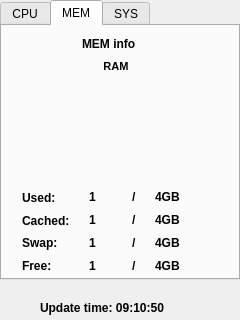
<?xml version="1.0" encoding="UTF-8"?>
<ui version="4.0">
 <class>view</class>
 <widget class="QWidget" name="view">
  <property name="geometry">
   <rect>
    <x>0</x>
    <y>0</y>
    <width>240</width>
    <height>320</height>
   </rect>
  </property>
  <property name="windowTitle">
   <string>Form</string>
  </property>
  <widget class="QTabWidget" name="tabWidget">
   <property name="geometry">
    <rect>
     <x>0</x>
     <y>0</y>
     <width>240</width>
     <height>280</height>
    </rect>
   </property>
   <property name="currentIndex">
    <number>1</number>
   </property>
   <widget class="QWidget" name="tab_cpu">
    <property name="baseSize">
     <size>
      <width>0</width>
      <height>0</height>
     </size>
    </property>
    <attribute name="title">
     <string>CPU</string>
    </attribute>
    <widget class="QLabel" name="header_tab_label">
     <property name="geometry">
      <rect>
       <x>80</x>
       <y>10</y>
       <width>90</width>
       <height>16</height>
      </rect>
     </property>
     <property name="font">
      <font>
       <weight>75</weight>
       <bold>true</bold>
      </font>
     </property>
     <property name="text">
      <string>CPU info</string>
     </property>
    </widget>
    <widget class="QWidget" name="layoutWidget">
     <property name="geometry">
      <rect>
       <x>10</x>
       <y>40</y>
       <width>93</width>
       <height>119</height>
      </rect>
     </property>
     <layout class="QVBoxLayout" name="verticalLayout">
      <item>
       <widget class="QLabel" name="label">
        <property name="minimumSize">
         <size>
          <width>91</width>
          <height>20</height>
         </size>
        </property>
        <property name="maximumSize">
         <size>
          <width>91</width>
          <height>20</height>
         </size>
        </property>
        <property name="font">
         <font>
          <pointsize>11</pointsize>
          <weight>75</weight>
          <bold>true</bold>
         </font>
        </property>
        <property name="text">
         <string>CPU usage</string>
        </property>
        <property name="alignment">
         <set>Qt::AlignCenter</set>
        </property>
       </widget>
      </item>
      <item>
       <widget class="QWidget" name="cpu_usage_custom" native="true">
        <property name="minimumSize">
         <size>
          <width>91</width>
          <height>91</height>
         </size>
        </property>
        <property name="maximumSize">
         <size>
          <width>91</width>
          <height>91</height>
         </size>
        </property>
       </widget>
      </item>
     </layout>
    </widget>
    <widget class="QWidget" name="layoutWidget_2">
     <property name="geometry">
      <rect>
       <x>120</x>
       <y>40</y>
       <width>93</width>
       <height>119</height>
      </rect>
     </property>
     <layout class="QVBoxLayout" name="verticalLayout_2">
      <item>
       <widget class="QLabel" name="label_2">
        <property name="minimumSize">
         <size>
          <width>91</width>
          <height>20</height>
         </size>
        </property>
        <property name="maximumSize">
         <size>
          <width>91</width>
          <height>20</height>
         </size>
        </property>
        <property name="font">
         <font>
          <pointsize>11</pointsize>
          <weight>75</weight>
          <bold>true</bold>
         </font>
        </property>
        <property name="text">
         <string>CPU temp</string>
        </property>
        <property name="alignment">
         <set>Qt::AlignCenter</set>
        </property>
       </widget>
      </item>
      <item>
       <widget class="QWidget" name="cpu_temperature_custom" native="true">
        <property name="minimumSize">
         <size>
          <width>91</width>
          <height>91</height>
         </size>
        </property>
        <property name="maximumSize">
         <size>
          <width>91</width>
          <height>91</height>
         </size>
        </property>
       </widget>
      </item>
     </layout>
    </widget>
    <widget class="QWidget" name="layoutWidget">
     <property name="geometry">
      <rect>
       <x>30</x>
       <y>172</y>
       <width>82</width>
       <height>40</height>
      </rect>
     </property>
     <layout class="QVBoxLayout" name="verticalLayout_8">
      <item>
       <widget class="QLabel" name="cpu_freq_label">
        <property name="minimumSize">
         <size>
          <width>80</width>
          <height>16</height>
         </size>
        </property>
        <property name="maximumSize">
         <size>
          <width>80</width>
          <height>16</height>
         </size>
        </property>
        <property name="font">
         <font>
          <weight>75</weight>
          <bold>true</bold>
         </font>
        </property>
        <property name="text">
         <string>CPU freq:</string>
        </property>
       </widget>
      </item>
      <item>
       <widget class="QLabel" name="cpu_load_label">
        <property name="minimumSize">
         <size>
          <width>80</width>
          <height>16</height>
         </size>
        </property>
        <property name="maximumSize">
         <size>
          <width>80</width>
          <height>16</height>
         </size>
        </property>
        <property name="font">
         <font>
          <weight>75</weight>
          <bold>true</bold>
         </font>
        </property>
        <property name="text">
         <string>CPU load:</string>
        </property>
       </widget>
      </item>
     </layout>
    </widget>
    <widget class="QWidget" name="layoutWidget">
     <property name="geometry">
      <rect>
       <x>120</x>
       <y>172</y>
       <width>62</width>
       <height>41</height>
      </rect>
     </property>
     <layout class="QVBoxLayout" name="verticalLayout_9">
      <item>
       <widget class="QLabel" name="cpu_freq_label_value">
        <property name="minimumSize">
         <size>
          <width>60</width>
          <height>16</height>
         </size>
        </property>
        <property name="maximumSize">
         <size>
          <width>60</width>
          <height>16</height>
         </size>
        </property>
        <property name="font">
         <font>
          <weight>75</weight>
          <bold>true</bold>
         </font>
        </property>
        <property name="text">
         <string>10 Ghz</string>
        </property>
       </widget>
      </item>
      <item>
       <widget class="QLabel" name="cpu_load_label_value">
        <property name="font">
         <font>
          <weight>75</weight>
          <bold>true</bold>
         </font>
        </property>
        <property name="text">
         <string>2.2</string>
        </property>
       </widget>
      </item>
     </layout>
    </widget>
   </widget>
   <widget class="QWidget" name="tab_mem">
    <attribute name="title">
     <string>MEM</string>
    </attribute>
    <widget class="QLabel" name="header_tab_label_2">
     <property name="geometry">
      <rect>
       <x>80</x>
       <y>10</y>
       <width>90</width>
       <height>16</height>
      </rect>
     </property>
     <property name="font">
      <font>
       <weight>75</weight>
       <bold>true</bold>
      </font>
     </property>
     <property name="text">
      <string>MEM info</string>
     </property>
    </widget>
    <widget class="QWidget" name="layoutWidget_5">
     <property name="geometry">
      <rect>
       <x>70</x>
       <y>30</y>
       <width>93</width>
       <height>119</height>
      </rect>
     </property>
     <layout class="QVBoxLayout" name="verticalLayout_3">
      <item>
       <widget class="QLabel" name="label_3">
        <property name="minimumSize">
         <size>
          <width>91</width>
          <height>20</height>
         </size>
        </property>
        <property name="maximumSize">
         <size>
          <width>91</width>
          <height>20</height>
         </size>
        </property>
        <property name="font">
         <font>
          <pointsize>8</pointsize>
          <weight>75</weight>
          <bold>true</bold>
         </font>
        </property>
        <property name="text">
         <string>RAM </string>
        </property>
        <property name="alignment">
         <set>Qt::AlignCenter</set>
        </property>
       </widget>
      </item>
      <item>
       <widget class="QWidget" name="ram_custom" native="true">
        <property name="minimumSize">
         <size>
          <width>91</width>
          <height>91</height>
         </size>
        </property>
        <property name="maximumSize">
         <size>
          <width>91</width>
          <height>91</height>
         </size>
        </property>
       </widget>
      </item>
     </layout>
    </widget>
    <widget class="QWidget" name="layoutWidget_6">
     <property name="geometry">
      <rect>
       <x>20</x>
       <y>160</y>
       <width>58</width>
       <height>91</height>
      </rect>
     </property>
     <layout class="QVBoxLayout" name="verticalLayout_5">
      <property name="spacing">
       <number>0</number>
      </property>
      <item>
       <widget class="QLabel" name="header_tab_label_3">
        <property name="font">
         <font>
          <weight>75</weight>
          <bold>true</bold>
         </font>
        </property>
        <property name="text">
         <string>Used: </string>
        </property>
       </widget>
      </item>
      <item>
       <widget class="QLabel" name="header_tab_label_4">
        <property name="font">
         <font>
          <weight>75</weight>
          <bold>true</bold>
         </font>
        </property>
        <property name="text">
         <string>Cached:</string>
        </property>
       </widget>
      </item>
      <item>
       <widget class="QLabel" name="header_tab_label_7">
        <property name="font">
         <font>
          <weight>75</weight>
          <bold>true</bold>
         </font>
        </property>
        <property name="text">
         <string>Swap:</string>
        </property>
       </widget>
      </item>
      <item>
       <widget class="QLabel" name="header_tab_label_5">
        <property name="font">
         <font>
          <weight>75</weight>
          <bold>true</bold>
         </font>
        </property>
        <property name="text">
         <string>Free:</string>
        </property>
       </widget>
      </item>
     </layout>
    </widget>
    <widget class="QWidget" name="layoutWidget_7">
     <property name="geometry">
      <rect>
       <x>80</x>
       <y>160</y>
       <width>131</width>
       <height>90</height>
      </rect>
     </property>
     <layout class="QVBoxLayout" name="verticalLayout_4" stretch="0,0,0,0">
      <property name="spacing">
       <number>4</number>
      </property>
      <property name="sizeConstraint">
       <enum>QLayout::SetDefaultConstraint</enum>
      </property>
      <item>
       <layout class="QHBoxLayout" name="ram_used_layout">
        <property name="spacing">
         <number>6</number>
        </property>
        <item>
         <widget class="QLabel" name="ram_used">
          <property name="minimumSize">
           <size>
            <width>30</width>
            <height>17</height>
           </size>
          </property>
          <property name="maximumSize">
           <size>
            <width>30</width>
            <height>17</height>
           </size>
          </property>
          <property name="font">
           <font>
            <weight>75</weight>
            <bold>true</bold>
           </font>
          </property>
          <property name="text">
           <string>1</string>
          </property>
         </widget>
        </item>
        <item>
         <widget class="QLabel" name="ram_used_slash">
          <property name="minimumSize">
           <size>
            <width>10</width>
            <height>17</height>
           </size>
          </property>
          <property name="maximumSize">
           <size>
            <width>10</width>
            <height>17</height>
           </size>
          </property>
          <property name="font">
           <font>
            <weight>75</weight>
            <bold>true</bold>
           </font>
          </property>
          <property name="text">
           <string>/</string>
          </property>
         </widget>
        </item>
        <item>
         <widget class="QLabel" name="ram_used_total">
          <property name="minimumSize">
           <size>
            <width>50</width>
            <height>17</height>
           </size>
          </property>
          <property name="maximumSize">
           <size>
            <width>50</width>
            <height>17</height>
           </size>
          </property>
          <property name="font">
           <font>
            <weight>75</weight>
            <bold>true</bold>
           </font>
          </property>
          <property name="text">
           <string>4GB</string>
          </property>
          <property name="wordWrap">
           <bool>false</bool>
          </property>
         </widget>
        </item>
       </layout>
      </item>
      <item>
       <layout class="QHBoxLayout" name="ram_cached_layout">
        <property name="spacing">
         <number>6</number>
        </property>
        <item>
         <widget class="QLabel" name="ram_cached">
          <property name="minimumSize">
           <size>
            <width>30</width>
            <height>17</height>
           </size>
          </property>
          <property name="maximumSize">
           <size>
            <width>30</width>
            <height>17</height>
           </size>
          </property>
          <property name="font">
           <font>
            <weight>75</weight>
            <bold>true</bold>
           </font>
          </property>
          <property name="text">
           <string>1</string>
          </property>
         </widget>
        </item>
        <item>
         <widget class="QLabel" name="ram_cached_slash">
          <property name="minimumSize">
           <size>
            <width>10</width>
            <height>17</height>
           </size>
          </property>
          <property name="maximumSize">
           <size>
            <width>10</width>
            <height>17</height>
           </size>
          </property>
          <property name="font">
           <font>
            <weight>75</weight>
            <bold>true</bold>
           </font>
          </property>
          <property name="text">
           <string>/</string>
          </property>
         </widget>
        </item>
        <item>
         <widget class="QLabel" name="ram_cached_total">
          <property name="minimumSize">
           <size>
            <width>50</width>
            <height>17</height>
           </size>
          </property>
          <property name="maximumSize">
           <size>
            <width>50</width>
            <height>17</height>
           </size>
          </property>
          <property name="font">
           <font>
            <weight>75</weight>
            <bold>true</bold>
           </font>
          </property>
          <property name="text">
           <string>4GB</string>
          </property>
         </widget>
        </item>
       </layout>
      </item>
      <item>
       <layout class="QHBoxLayout" name="ram_swap_layout">
        <property name="spacing">
         <number>6</number>
        </property>
        <item>
         <widget class="QLabel" name="ram_swap">
          <property name="minimumSize">
           <size>
            <width>30</width>
            <height>17</height>
           </size>
          </property>
          <property name="maximumSize">
           <size>
            <width>30</width>
            <height>17</height>
           </size>
          </property>
          <property name="font">
           <font>
            <weight>75</weight>
            <bold>true</bold>
           </font>
          </property>
          <property name="text">
           <string>1</string>
          </property>
         </widget>
        </item>
        <item>
         <widget class="QLabel" name="ram_swap_slash">
          <property name="minimumSize">
           <size>
            <width>10</width>
            <height>17</height>
           </size>
          </property>
          <property name="maximumSize">
           <size>
            <width>10</width>
            <height>17</height>
           </size>
          </property>
          <property name="font">
           <font>
            <weight>75</weight>
            <bold>true</bold>
           </font>
          </property>
          <property name="text">
           <string>/</string>
          </property>
         </widget>
        </item>
        <item>
         <widget class="QLabel" name="ram_swap_total">
          <property name="minimumSize">
           <size>
            <width>50</width>
            <height>17</height>
           </size>
          </property>
          <property name="maximumSize">
           <size>
            <width>50</width>
            <height>17</height>
           </size>
          </property>
          <property name="font">
           <font>
            <weight>75</weight>
            <bold>true</bold>
           </font>
          </property>
          <property name="text">
           <string>4GB</string>
          </property>
         </widget>
        </item>
       </layout>
      </item>
      <item>
       <layout class="QHBoxLayout" name="ram_free_layout">
        <property name="spacing">
         <number>6</number>
        </property>
        <item>
         <widget class="QLabel" name="ram_free">
          <property name="minimumSize">
           <size>
            <width>30</width>
            <height>17</height>
           </size>
          </property>
          <property name="maximumSize">
           <size>
            <width>30</width>
            <height>17</height>
           </size>
          </property>
          <property name="font">
           <font>
            <weight>75</weight>
            <bold>true</bold>
           </font>
          </property>
          <property name="text">
           <string>1</string>
          </property>
         </widget>
        </item>
        <item>
         <widget class="QLabel" name="ram_free_slash">
          <property name="minimumSize">
           <size>
            <width>10</width>
            <height>17</height>
           </size>
          </property>
          <property name="maximumSize">
           <size>
            <width>10</width>
            <height>17</height>
           </size>
          </property>
          <property name="font">
           <font>
            <weight>75</weight>
            <bold>true</bold>
           </font>
          </property>
          <property name="text">
           <string>/</string>
          </property>
         </widget>
        </item>
        <item>
         <widget class="QLabel" name="ram_free_total">
          <property name="minimumSize">
           <size>
            <width>50</width>
            <height>17</height>
           </size>
          </property>
          <property name="maximumSize">
           <size>
            <width>50</width>
            <height>17</height>
           </size>
          </property>
          <property name="font">
           <font>
            <weight>75</weight>
            <bold>true</bold>
           </font>
          </property>
          <property name="text">
           <string>4GB</string>
          </property>
         </widget>
        </item>
       </layout>
      </item>
     </layout>
    </widget>
   </widget>
   <widget class="QWidget" name="tab_sys">
    <attribute name="title">
     <string>SYS</string>
    </attribute>
    <widget class="QLabel" name="header_tab_label_6">
     <property name="geometry">
      <rect>
       <x>80</x>
       <y>10</y>
       <width>90</width>
       <height>16</height>
      </rect>
     </property>
     <property name="font">
      <font>
       <weight>75</weight>
       <bold>true</bold>
      </font>
     </property>
     <property name="text">
      <string>System info</string>
     </property>
    </widget>
    <widget class="QWidget" name="layoutWidget_8">
     <property name="geometry">
      <rect>
       <x>10</x>
       <y>60</y>
       <width>81</width>
       <height>87</height>
      </rect>
     </property>
     <layout class="QVBoxLayout" name="verticalLayout_6">
      <property name="spacing">
       <number>0</number>
      </property>
      <item>
       <widget class="QLabel" name="kernel_version_label">
        <property name="font">
         <font>
          <weight>75</weight>
          <bold>true</bold>
         </font>
        </property>
        <property name="text">
         <string>Kernel ver:</string>
        </property>
       </widget>
      </item>
      <item>
       <widget class="QLabel" name="uptime_label_2">
        <property name="font">
         <font>
          <weight>75</weight>
          <bold>true</bold>
         </font>
        </property>
        <property name="text">
         <string>Uptime:</string>
        </property>
       </widget>
      </item>
      <item>
       <widget class="QLabel" name="load_average_label">
        <property name="font">
         <font>
          <weight>75</weight>
          <bold>true</bold>
         </font>
        </property>
        <property name="text">
         <string>Load avg:</string>
        </property>
       </widget>
      </item>
     </layout>
    </widget>
    <widget class="QWidget" name="layoutWidget_9">
     <property name="geometry">
      <rect>
       <x>100</x>
       <y>60</y>
       <width>121</width>
       <height>87</height>
      </rect>
     </property>
     <layout class="QVBoxLayout" name="verticalLayout_7">
      <property name="spacing">
       <number>0</number>
      </property>
      <item>
       <widget class="QLabel" name="kernel_version_label_value">
        <property name="font">
         <font>
          <weight>75</weight>
          <bold>true</bold>
         </font>
        </property>
        <property name="text">
         <string>11.2</string>
        </property>
       </widget>
      </item>
      <item>
       <widget class="QLabel" name="uptime_label_value">
        <property name="font">
         <font>
          <weight>75</weight>
          <bold>true</bold>
         </font>
        </property>
        <property name="text">
         <string>11.33</string>
        </property>
       </widget>
      </item>
      <item>
       <widget class="QLabel" name="load_average_label_value">
        <property name="font">
         <font>
          <weight>75</weight>
          <bold>true</bold>
         </font>
        </property>
        <property name="text">
         <string>4.1</string>
        </property>
       </widget>
      </item>
     </layout>
    </widget>
   </widget>
  </widget>
  <widget class="QLabel" name="uptime_label">
   <property name="geometry">
    <rect>
     <x>40</x>
     <y>300</y>
     <width>160</width>
     <height>16</height>
    </rect>
   </property>
   <property name="minimumSize">
    <size>
     <width>160</width>
     <height>16</height>
    </size>
   </property>
   <property name="maximumSize">
    <size>
     <width>160</width>
     <height>16</height>
    </size>
   </property>
   <property name="font">
    <font>
     <weight>75</weight>
     <bold>true</bold>
    </font>
   </property>
   <property name="text">
    <string>Update time: 09:10:50</string>
   </property>
  </widget>
 </widget>
 <resources/>
 <connections/>
</ui>
